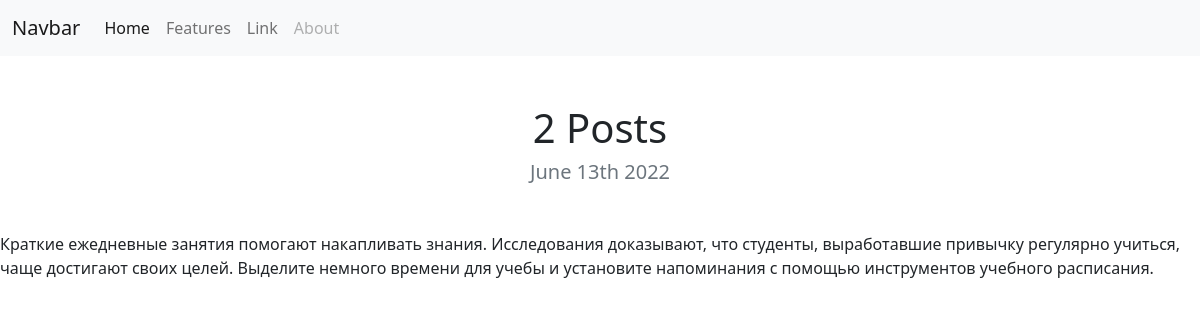
The app's page /blog/2/ with its own data.
### blog/models.py (models this page shows, shortened)
class Post(models.Model):
    author = models.ForeignKey(settings.AUTH_USER_MODEL, on_delete=models.CASCADE)
    title = models.CharField(max_length=200)
    text = models.TextField()
    created_date = models.DateTimeField(default=timezone.now)
    published_date = models.DateTimeField(blank=True, null=True)

### blog/views.py (the view)
# urls.py: path('<int:blog_id>/', views.detail, name='detail'),
def detail(request, blog_id):
    blog = get_object_or_404(Post, pk=blog_id)
    return render(request, 'blog/detail.html', {'blog': blog})

### blog/templates/blog/detail.html
{% extends 'portfolio/base.html' %}
{% block content %}
    {% load static %}
    <h1 class="text-center mt-5" id="blogdetailtitle">{{ blog.title }}</h1>
    <h5 class="text-center text-muted mb-5">{{ blog.published_date|date:'F jS Y' }}</h5>
    {{ blog.text|safe }}
{% endblock %}

### records on screen
Post: title "2 Posts", published_date "June 13th 2022", text "Краткие ежедневные занятия помогают накапливать знания. Исследования доказывают, что студенты, выработавшие привычку регулярно учиться, чаще достигают своих целей. Выделите немного времени для учебы и установите напоминания с помощью инструментов учебного расписания."
